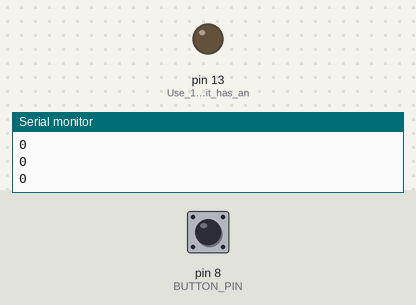
Bench run of a sketch on a simulated Arduino Uno, built with avr-gcc and run on an emulated ATmega328P. Parts: output pins drawn as LEDs (lit = HIGH), the last lines printed to the serial monitor. Inputs (shaded band) come from the test bench; at power-on: pin 8 (BUTTON_PIN) LOW.

Above: at 1.2 s.
1.3 s: pin 8 (BUTTON_PIN) pulled HIGH for 0.25 s
At 1.5 s:
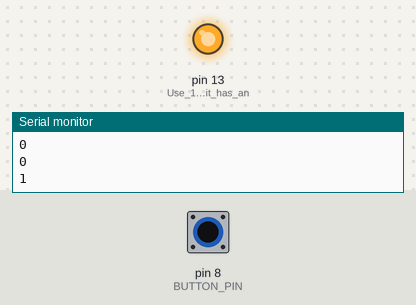
3.1 s: pin 8 (BUTTON_PIN) pulled HIGH for 3.2 s
At 7.2 s:
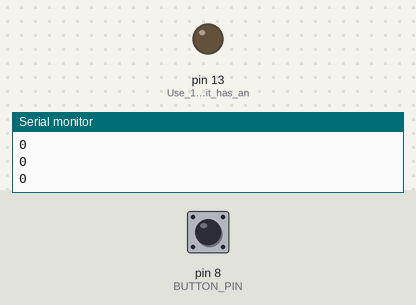
Timing chart, 0 to 8.7 s (numbered marks = the images above; inputs shaded):
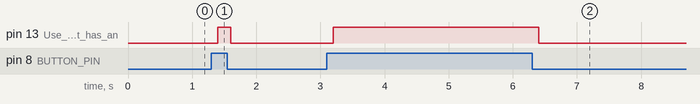

The sketch:

IntroExample.ino
```cpp
#define BUTTON_PIN 8

void setup() {
  Serial.begin(9600);
  pinMode(BUTTON_PIN, INPUT);
  pinMode(13, OUTPUT); //Use 13 because it has an LED built into the Arduino Uno board

}


void loop () {

  //Read the button value and "print" it to the serial monitor
  byte buttonValue = digitalRead(BUTTON_PIN);
  //byte buttonValue = analogRead(0);
  Serial.println(buttonValue);

  //Change the LED
  if(buttonValue > 0)
    digitalWrite(13, HIGH);
  else
    digitalWrite(13, LOW);

  //Wait a bit
  delay(200);

}
```

Measured:
- after the input at 1.3 s, pin 13 (Use_13_because_it_has_an): LOW → HIGH after 0.10 s, → LOW 0.20 s later
- after the input at 3.1 s, pin 13 (Use_13_because_it_has_an): LOW → HIGH after 0.10 s, → LOW 3.2 s later
